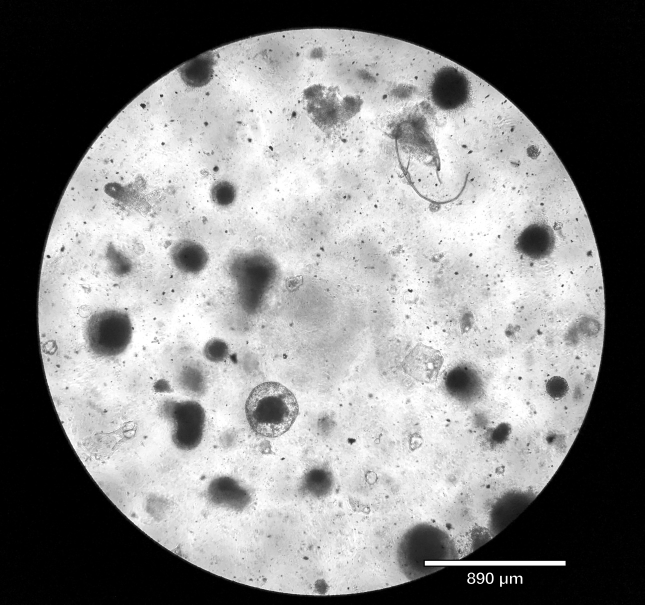
#> input picture raw_data_resized/20210620_C0.5_0000..jpg, 1290 x 1210 px, given as the content of the folder ./raw_data, which was not available (shown at 1/2 size)
$ python resize.py
#> lines starting #> are read from the running program, lines starting #| are printed output that depends on the picture; pictures that were not available may be replaced by others from this repository, and a replacement may not be noted
import cv2
import os

path = "./raw_data"
os.makedirs("./raw_data_resized", exist_ok=True)
for file in os.listdir(path):
    f = os.path.join(path, file)
    print(f"Resizing {f}")
    img = cv2.imread(f)
#> img is the input picture: shape (1210, 1290, 3); min 0, max 255, mean 131.8
    resized = cv2.resize(img,(1360,1024), interpolation=cv2.INTER_AREA)
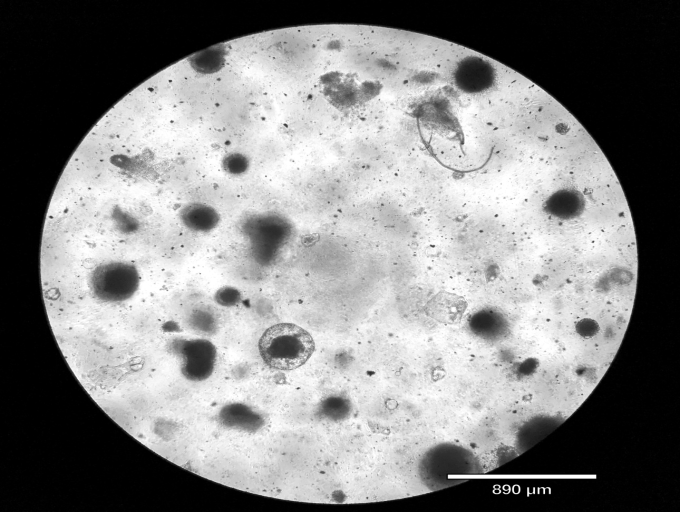
#> resized: shape (1024, 1360, 3) (shown at 1/2 size); min 0, max 255, mean 131.7
    resized = cv2.resize(img,None,fx=0.4, fy=0.4, interpolation=cv2.INTER_AREA)
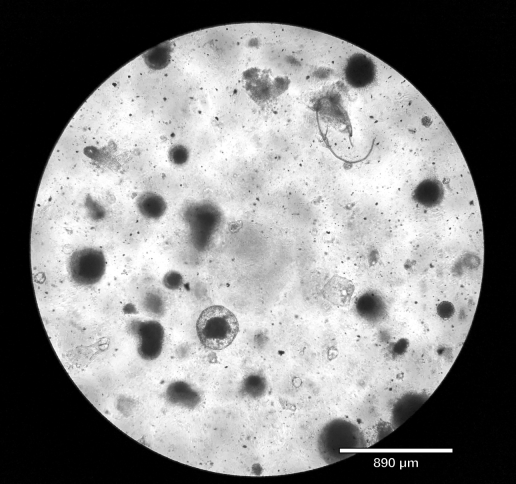
#> resized: shape (484, 516, 3); min 0, max 255, mean 131.8
    newName = "./raw_data_resized/" + file[:-4] + ".jpg"
    print(newName)
    cv2.imwrite(newName, resized)

$ run again, on raw_data_resized/20210620_C1.5_0007..jpg
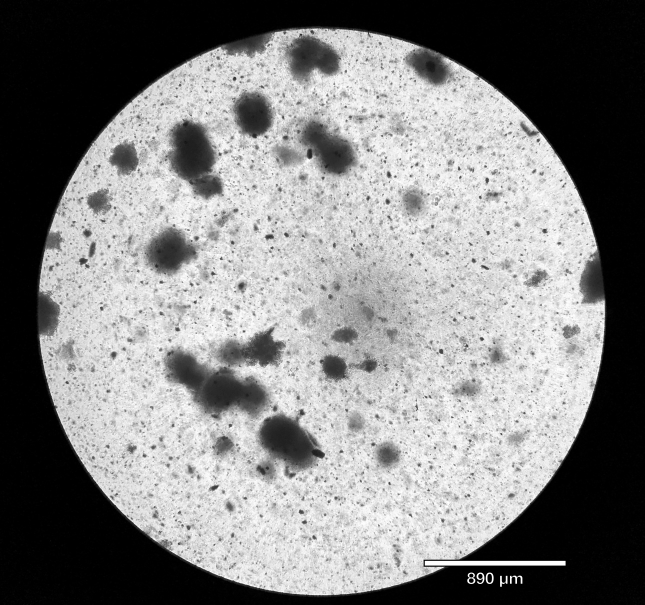
#> input picture raw_data_resized/20210620_C1.5_0007..jpg, 1290 x 1210 px, given as the content of the folder ./raw_data, which was not available (shown at 1/2 size)
#> img is the input picture: shape (1210, 1290, 3); min 0, max 255, mean 129.4
#> `resized = cv2.resize(img,(1360,1024), interpolation=cv2.INTER_AREA)`:
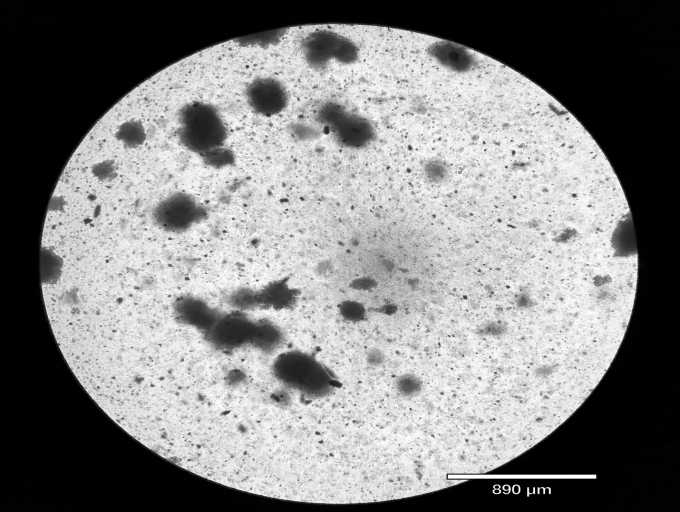
#> resized: shape (1024, 1360, 3) (shown at 1/2 size); min 0, max 255, mean 129.3
#> `resized = cv2.resize(img,None,fx=0.4, fy=0.4, interpolation=cv2.INTER_..`:
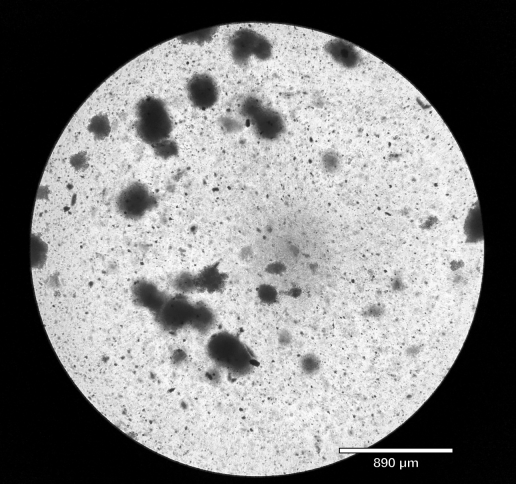
#> resized: shape (484, 516, 3); min 0, max 255, mean 129.4

$ run again, on raw_data_resized/20210620_C1.5_0011..jpg
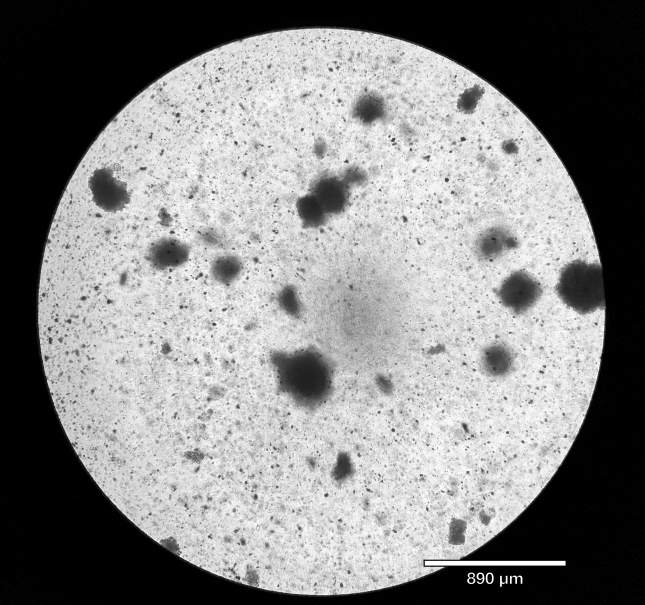
#> input picture raw_data_resized/20210620_C1.5_0011..jpg, 1290 x 1210 px, given as the content of the folder ./raw_data, which was not available (shown at 1/2 size)
#> img is the input picture: shape (1210, 1290, 3); min 0, max 255, mean 131.5
#> `resized = cv2.resize(img,(1360,1024), interpolation=cv2.INTER_AREA)`:
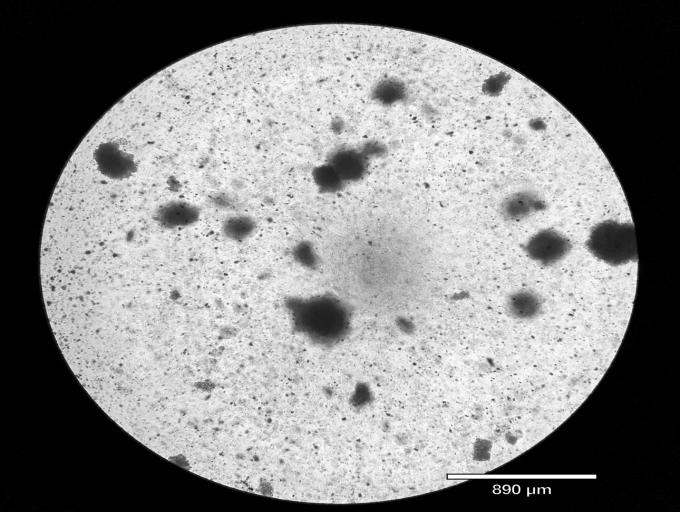
#> resized: shape (1024, 1360, 3) (shown at 1/2 size); min 0, max 255, mean 131.4
#> `resized = cv2.resize(img,None,fx=0.4, fy=0.4, interpolation=cv2.INTER_..`:
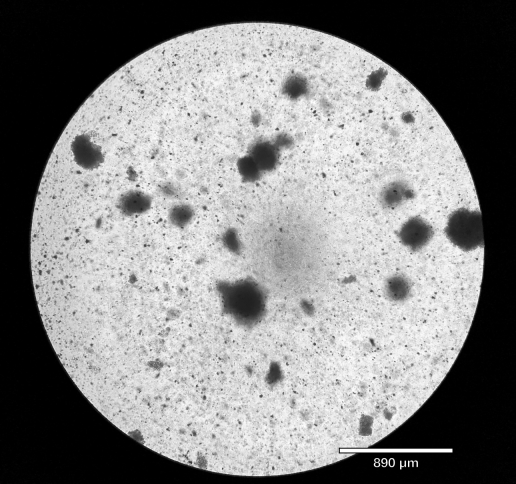
#> resized: shape (484, 516, 3); min 0, max 255, mean 131.5

$ run again, on raw_data_resized/20210620_C1_0005..jpg
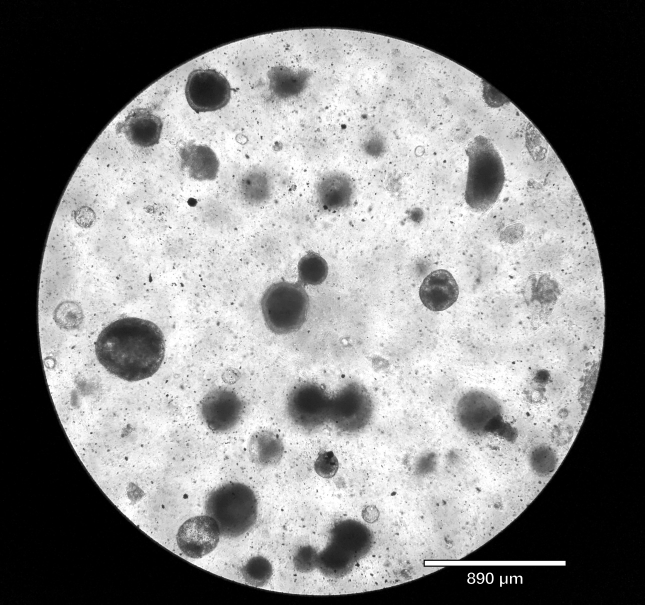
#> input picture raw_data_resized/20210620_C1_0005..jpg, 1290 x 1210 px, given as the content of the folder ./raw_data, which was not available (shown at 1/2 size)
#> img is the input picture: shape (1210, 1290, 3); min 0, max 255, mean 129.6
#> `resized = cv2.resize(img,(1360,1024), interpolation=cv2.INTER_AREA)`:
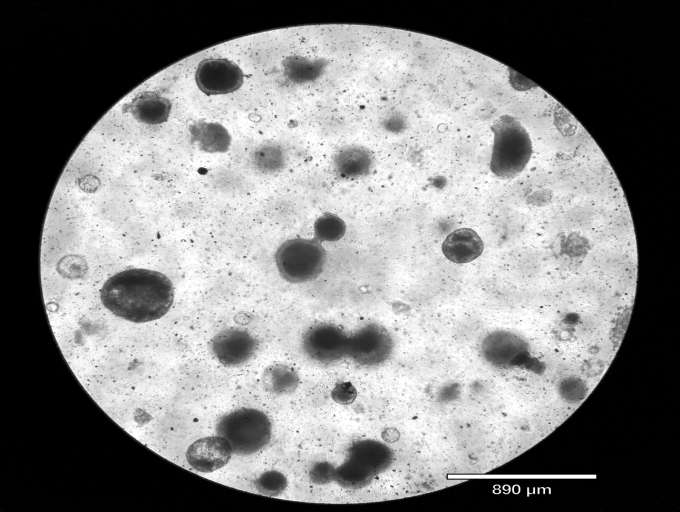
#> resized: shape (1024, 1360, 3) (shown at 1/2 size); min 0, max 255, mean 129.5
#> `resized = cv2.resize(img,None,fx=0.4, fy=0.4, interpolation=cv2.INTER_..`:
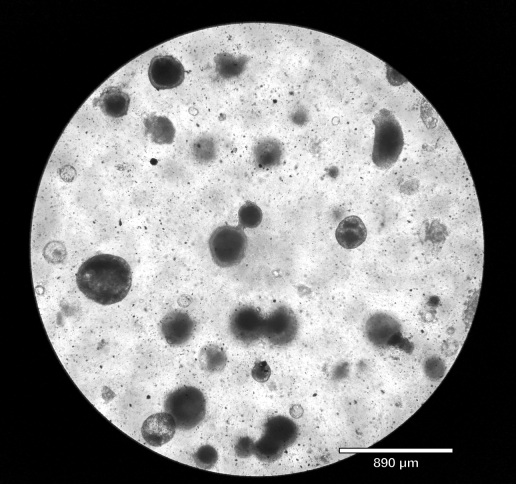
#> resized: shape (484, 516, 3); min 0, max 255, mean 129.6
